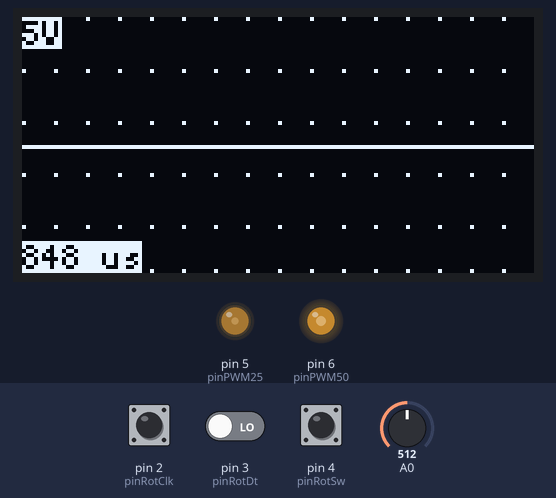
Recording of a sketch running on a simulated Arduino Uno, built with avr-gcc and run on an emulated ATmega328P. Shown: 128×64 one-colour display, output pins drawn as LEDs (lit = HIGH). The inputs (shaded band) are chosen by the test bench; at power-on: pin 4 (pinRotSw) HIGH, A0 = 512, pin 2 (pinRotClk) HIGH, pin 3 (pinRotDt) LOW.

Above: at 1.2 s.
1.3 s: pin 4 (pinRotSw) pulled LOW for 0.15 s
At 2.9 s:
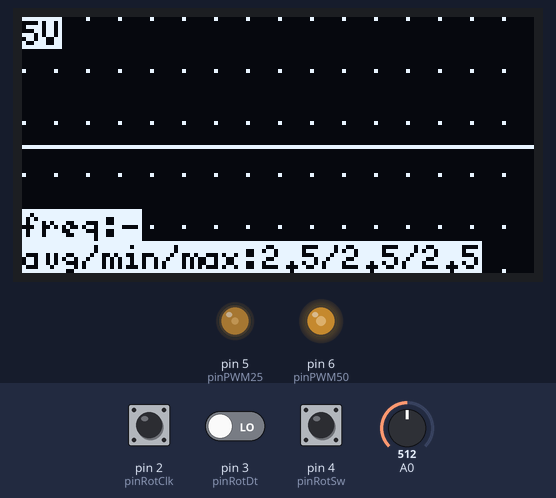
3.2 s: pin 4 (pinRotSw) pulled LOW for 3.2 s
At 4.0 s:
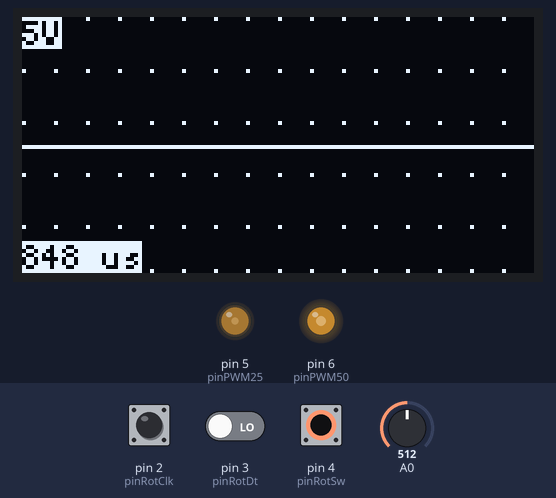
7.9 s: A0 set to 716
At 9.1 s:
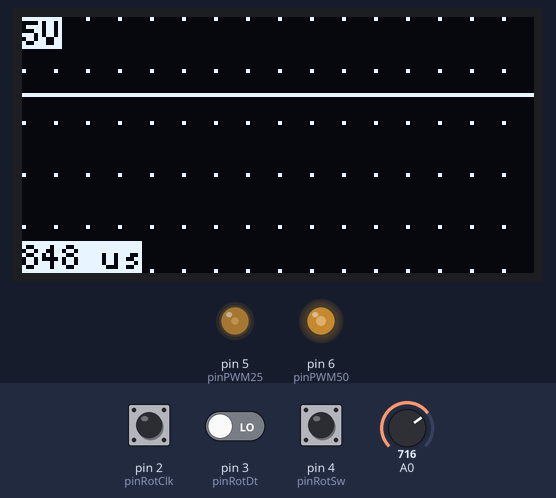
10.9 s: A0 set to 900
At 12.5 s:
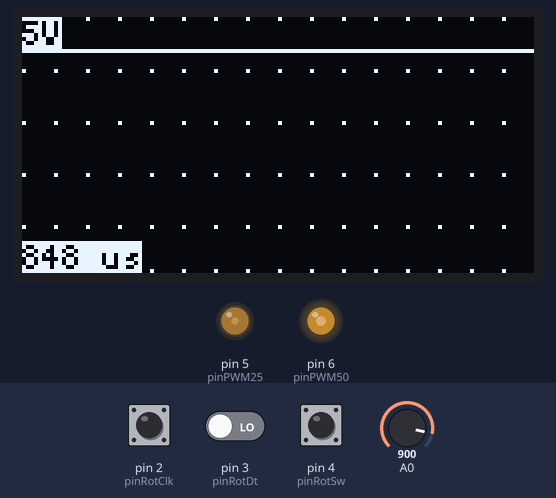
12.8 s: A0 set to 0
At 14.6 s:
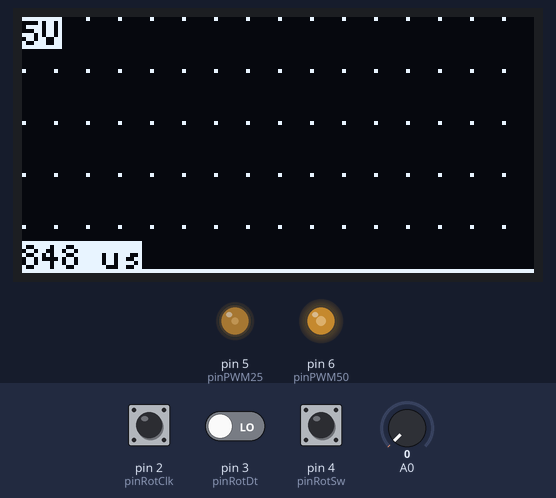
Timing chart, 0 to 15.6 s (numbered marks = the images above; inputs shaded):
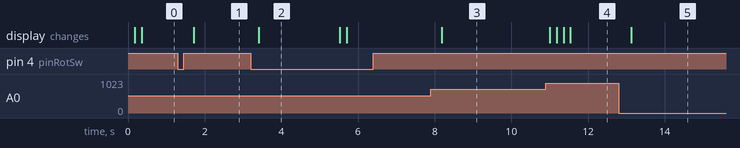

The sketch:

OledOscilloscopePlus1.ino
```cpp
#include <Wire.h>
#include <U8g2lib.h>

const uint8_t pinRotClk = 2;
const uint8_t pinRotDt = 3;
const uint8_t pinRotSw = 4;
const uint8_t pinPWM25 = 5;
const uint8_t pinPWM50 = 6;

const uint8_t bufferSize = 128; // Width of OLED screen

volatile uint8_t buffer[bufferSize];
volatile uint8_t bufferLen;
volatile uint32_t duration;

const uint8_t logicZero = 77; // 1.5V
const uint8_t logicOne = 153; // 3V

enum mode_t : uint8_t { DIV8 = 3, DIV16 = 4, DIV32 = 5, DIV64 = 6, DIV128 = 7 };

volatile mode_t mode = DIV8;

#define ROTATE U8G2_R0 // U8G2_R2 to flip screen

U8G2_SSD1306_128X64_NONAME_2_HW_I2C u8g2(ROTATE, U8X8_PIN_NONE);

ISR(ADC_vect) {
  buffer[bufferLen++] = ADCH;
  if (bufferLen >= bufferSize) {
    ADCSRA &= ~(bit(ADATE) | bit(ADIE)); // Turn off automatic triggering
    duration = micros() - duration;
  }
}

void rotISR() {
  static uint8_t lastState = 0B00000011;

  lastState <<= 2;
  lastState |= ((PIND >> 2) & 0B00000011); // D2 and D3
  if (lastState == 0B10000111) {
    if (mode > DIV8)
      --(*((uint8_t*)&mode));
  } else if (lastState == 0B01001011) {
    if (mode < DIV128)
      ++(*((uint8_t*)&mode));
  }
}

void getInfo(uint8_t &avg, uint8_t &minimum, uint8_t &maximum, uint16_t &freq) {
  uint8_t edge = 0, edgeCount = 0;
  uint16_t edgeSum = 0;
  uint16_t bufferSum = 0;

  minimum = 255;
  maximum = 0;

  for (uint8_t i = 0; i < bufferSize; ++i) {
    bufferSum += buffer[i];
    if (buffer[i] < minimum)
      minimum = buffer[i];
    if (buffer[i] > maximum)
      maximum = buffer[i];
    if (i && (buffer[i] > logicOne) && (buffer[i - 1] < logicZero)) { // Rising edge detected
      if (edge) {
        edgeSum += (i - edge);
        ++edgeCount;
      }
      edge = i;
    }
  }

  avg = bufferSum / bufferSize;
  if (edgeCount)
    freq = 1000000UL / (duration * (edgeSum / edgeCount) / bufferSize);
  else
    freq = 0;
}

void drawScreen(bool info) {
  u8g2.setDrawColor(1);
  for (int8_t v = 5; v >= 0; --v) {
    uint8_t tickY;

    if (v == 5)
      tickY = 0;
    else if (! v)
      tickY = u8g2.getDisplayHeight() - 1;
    else
      tickY = u8g2.getDisplayHeight() - u8g2.getDisplayHeight() * v / 5;
    for (uint8_t x = 0; x < u8g2.getDisplayWidth(); x += 8)
      u8g2.drawPixel(x, tickY);
  }

  for (uint8_t x = 1; x < bufferSize; ++x) {
    u8g2.drawLine(x - 1, map(buffer[x - 1], 0, 255, u8g2.getDisplayHeight() - 1, 0), x, map(buffer[x], 0, 255, u8g2.getDisplayHeight() - 1, 0));
  }

  u8g2.setDrawColor(0);
  u8g2.setCursor(0, 0);
  u8g2.print(F("5V"));
  u8g2.setCursor(0, u8g2.getDisplayHeight() - 8);
  if (info) {
    uint8_t avg, minimum, maximum;
    uint16_t freq;

    getInfo(avg, minimum, maximum, freq);
    u8g2.print(F("avg/min/max:"));
    u8g2.print(5.0 / 255 * avg, 1);
    u8g2.print('/');
    u8g2.print(5.0 / 255 * minimum, 1);
    u8g2.print('/');
    u8g2.print(5.0 / 255 * maximum, 1);
    u8g2.setCursor(0, u8g2.getDisplayHeight() - 16);
    u8g2.print(F("freq:"));
    if (freq)
      u8g2.print(freq);
    else
      u8g2.print('-');
  } else {
    u8g2.print(duration);
    u8g2.print(F(" us"));
  }
}

void setup() {
  pinMode(pinRotClk, INPUT);
  pinMode(pinRotDt, INPUT);
  pinMode(pinRotSw, INPUT_PULLUP);

  pinMode(pinPWM25, OUTPUT);
  pinMode(pinPWM50, OUTPUT);
  analogWrite(pinPWM25, 63); // 25% PWM
  analogWrite(pinPWM50, 127); // 50% PWM
  attachInterrupt(digitalPinToInterrupt(pinRotClk), rotISR, CHANGE);
  attachInterrupt(digitalPinToInterrupt(pinRotDt), rotISR, CHANGE);


  u8g2.setFont(u8g2_font_5x8_mr);
  u8g2.setFontDirection(0);
  u8g2.setFontMode(0);
  u8g2.setFontPosTop();
  u8g2.setFontRefHeightExtendedText();

  ADCSRA = bit(ADEN) | bit(ADPS1) | bit(ADPS0); // Turn ADC on with prescaler of 8
  ADMUX = bit(REFS0) | bit(ADLAR); // VCC as AREF, left align and channel 0 as input
  ADCSRB = 0; // Free running mode

  interrupts();
}

void loop() {
  static mode_t lastMode = DIV8;
  static bool stopped = false;
  static bool lastSw = HIGH;
  bool sw = digitalRead(pinRotSw);

  if (sw != lastSw) {
    static const uint32_t debounceTime = 20;
    static uint32_t lastTime = 0;

    if (millis() >= lastTime + debounceTime) {
      if (sw == LOW) { // Button pressed
        stopped = ! stopped;
      }
      lastSw = sw;
    }
    lastTime = millis();
  }

  if (! stopped) {
    if (mode != lastMode) {
      ADCSRA &= ~0x07;
      ADCSRA |= (uint8_t)mode;
      lastMode = mode;
    }

    bufferLen = 0;

    duration = micros();
    ADCSRA |= (bit(ADSC) | bit(ADATE) | bit(ADIE) | bit(ADIF)); // Start first measurement
    while (bufferLen < bufferSize); // Wait for filling buffer
  }

  u8g2.firstPage();
  do {
    drawScreen(stopped);
  } while (u8g2.nextPage());
}
```

Measured:
- after the input at 1.3 s, the display: changes after 0.42 s (image 1)
- after the input at 3.2 s, the display: changes after 0.21 s (image 2)
- after the input at 7.9 s, the display: changes after 0.28 s (image 3)
- after the input at 10.9 s, the display: first differs from a run without the input after 0.28 s (image 4)
- after the input at 12.8 s, the display: changes after 0.33 s (image 5)
